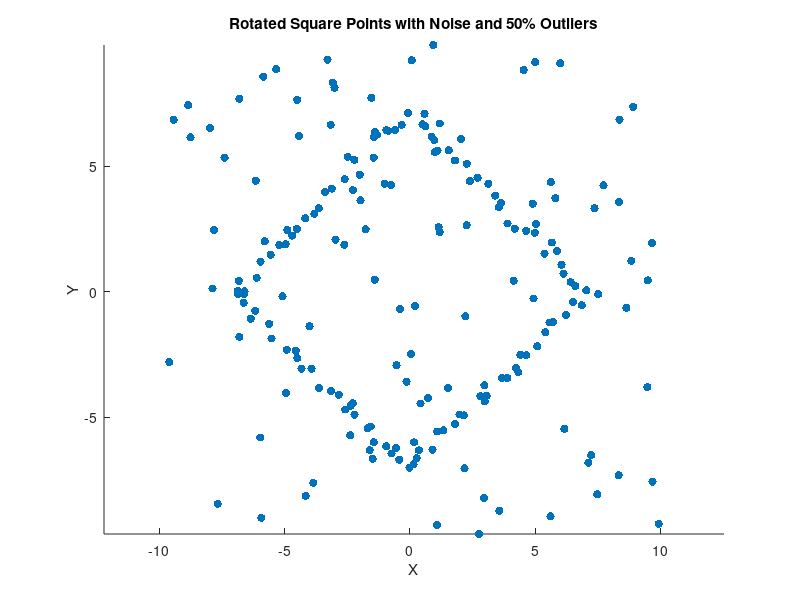

Here is the MATLAB script that generated this plot:
num_square_points = 100;
num_outliers = num_square_points ;
total_points = num_square_points + num_outliers;

% Define the side length of the square
side_length = 10;

% Define the center of the dataset
center_x = 0;
center_y = 0;

% Generate points on the square with noise
noise_level = 0.2;
square_points = zeros(num_square_points, 2);
% Top side
square_points(1:num_square_points/4, :) = [linspace(-side_length/2, side_length/2, num_square_points/4)', (side_length/2) * ones(num_square_points/4, 1)];
% Right side
square_points(num_square_points/4+1:num_square_points/2, :) = [(side_length/2) * ones(num_square_points/4, 1), linspace(side_length/2, -side_length/2, num_square_points/4)'];
% Bottom side
square_points(num_square_points/2+1:3*num_square_points/4, :) = [linspace(side_length/2, -side_length/2, num_square_points/4)', (-side_length/2) * ones(num_square_points/4, 1)];
% Left side
square_points(3*num_square_points/4+1:end, :) = [(-side_length/2) * ones(num_square_points/4, 1), linspace(-side_length/2, side_length/2, num_square_points/4)'];

% Add noise to the square points
square_points = square_points + noise_level * randn(num_square_points, 2);

% Rotate the square by 45 degrees
theta = pi / 4; % 45 degrees in radians
rotation_matrix = [cos(theta), -sin(theta); sin(theta), cos(theta)];
square_points = (rotation_matrix * square_points')';

% Generate random outlier points
outliers = side_length * 2 * (rand(num_outliers, 2) - 0.5);

% Combine square points and outliers
data = [square_points; outliers];

% Move the square to the center of the dataset
data(:,1) = data(:,1) + center_x;
data(:,2) = data(:,2) + center_y;

% Plot the points
figure;
scatter(data(:,1), data(:,2), 'filled');
title('Rotated Square Points with Noise and 50% Outliers');
xlabel('X');
ylabel('Y');
axis equal;